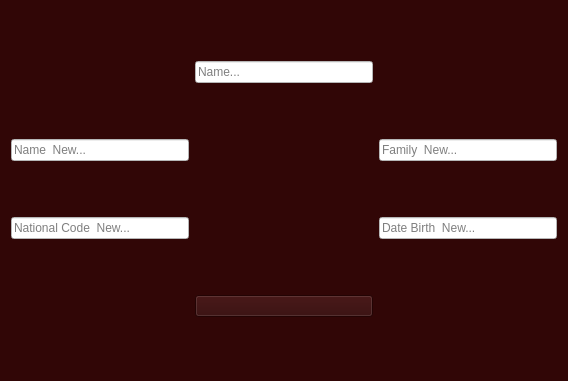
<?xml version="1.0" encoding="UTF-8"?>
<ui version="4.0">
 <class>mainwindow</class>
 <widget class="QWidget" name="mainwindow">
  <property name="geometry">
   <rect>
    <x>0</x>
    <y>0</y>
    <width>568</width>
    <height>381</height>
   </rect>
  </property>
  <property name="windowTitle">
   <string>Company</string>
  </property>
  <property name="autoFillBackground">
   <bool>false</bool>
  </property>
  <property name="styleSheet">
   <string notr="true">background-color: rgb(49, 6, 6);</string>
  </property>
  <layout class="QGridLayout" name="gridLayout">
   <item row="1" column="2">
    <widget class="QLineEdit" name="lbl_family">
     <property name="styleSheet">
      <string notr="true">background-color: rgb(255, 255, 255);
color: rgb(0, 0, 0);
font: 75 10pt &quot;MS Shell Dlg 2&quot;;</string>
     </property>
     <property name="placeholderText">
      <string>Family  New...</string>
     </property>
    </widget>
   </item>
   <item row="2" column="2">
    <widget class="QLineEdit" name="lbl_date">
     <property name="styleSheet">
      <string notr="true">background-color: rgb(255, 255, 255);
color: rgb(0, 0, 0);
font: 75 10pt &quot;MS Shell Dlg 2&quot;;</string>
     </property>
     <property name="placeholderText">
      <string>Date Birth  New...</string>
     </property>
    </widget>
   </item>
   <item row="1" column="0">
    <widget class="QLineEdit" name="lbl_name">
     <property name="styleSheet">
      <string notr="true">background-color: rgb(255, 255, 255);
color: rgb(0, 0, 0);
font: 75 10pt &quot;MS Shell Dlg 2&quot;;</string>
     </property>
     <property name="placeholderText">
      <string>Name  New...</string>
     </property>
    </widget>
   </item>
   <item row="2" column="0">
    <widget class="QLineEdit" name="lbl_code">
     <property name="styleSheet">
      <string notr="true">background-color: rgb(255, 255, 255);
color: rgb(0, 0, 0);
font: 75 10pt &quot;MS Shell Dlg 2&quot;;</string>
     </property>
     <property name="placeholderText">
      <string>National Code  New...</string>
     </property>
    </widget>
   </item>
   <item row="0" column="1">
    <widget class="QLineEdit" name="btn_choice_name">
     <property name="styleSheet">
      <string notr="true">background-color: rgb(255, 255, 255);
color: rgb(0, 0, 0);
font: 75 10pt &quot;MS Shell Dlg 2&quot;;</string>
     </property>
     <property name="placeholderText">
      <string>Name...</string>
     </property>
    </widget>
   </item>
   <item row="3" column="1">
    <widget class="QPushButton" name="btn_confirm">
     <property name="text">
      <string/>
     </property>
     <property name="icon">
      <iconset>
       <normaloff>pic/confirm.png</normaloff>pic/confirm.png</iconset>
     </property>
     <property name="iconSize">
      <size>
       <width>100</width>
       <height>100</height>
      </size>
     </property>
    </widget>
   </item>
  </layout>
 </widget>
 <resources/>
 <connections/>
</ui>
